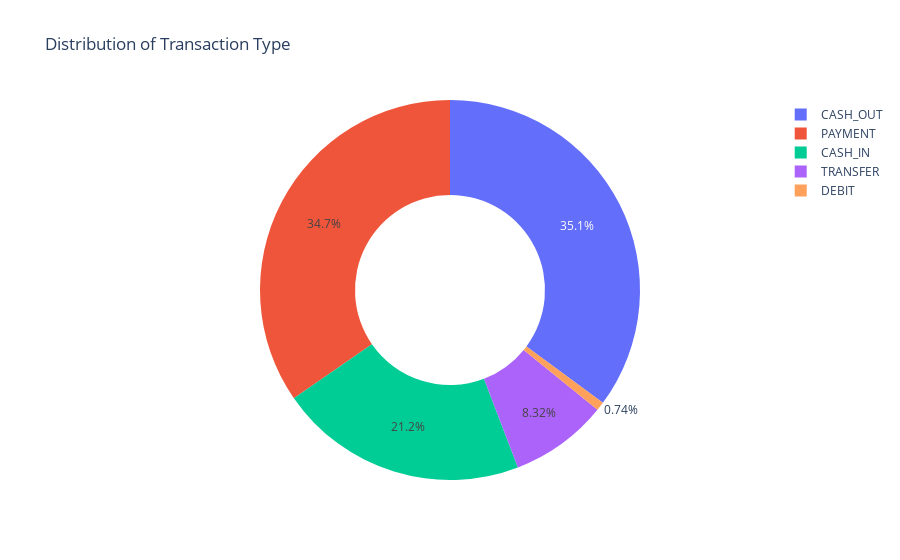

Notebook code for this chart:
### Code cell
type = data["type"].value_counts()
transactions = type.index
quantity = type.values

import plotly.express as px
figure = px.pie(data, 
             values=quantity, 
             names=transactions,hole = 0.5, 
             title="Distribution of Transaction Type")
figure.show()

### Figure 1 — Plotly figure (JSON) as saved in the notebook; plotly's stock layout.template omitted (floating-point values rounded to 4 significant figures)
{"data": [{"domain": {"x": [0, 1], "y": [0, 1]}, "hole": 0.5, "hovertemplate": "label=%{label}<br>value=%{value}<extra></extra>", "labels": ["CASH_OUT", "PAYMENT", "CASH_IN", "TRANSFER", "DEBIT"], "legendgroup": "", "name": "", "showlegend": true, "type": "pie", "values": [107363, 105938, 64716, 25441, 2262]}], "layout": {"autosize": true, "legend": {"tracegroupgap": 0}, "title": {"text": "Distribution of Transaction Type"}}}
